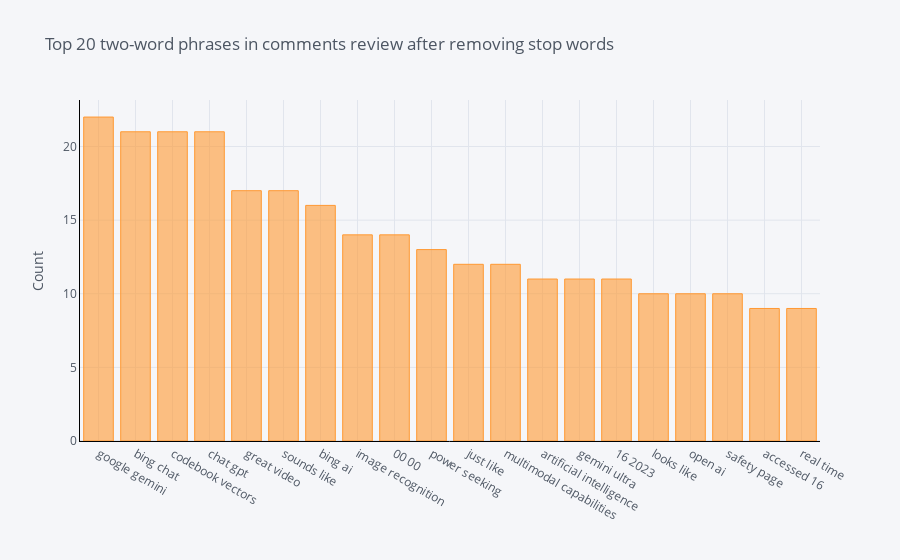
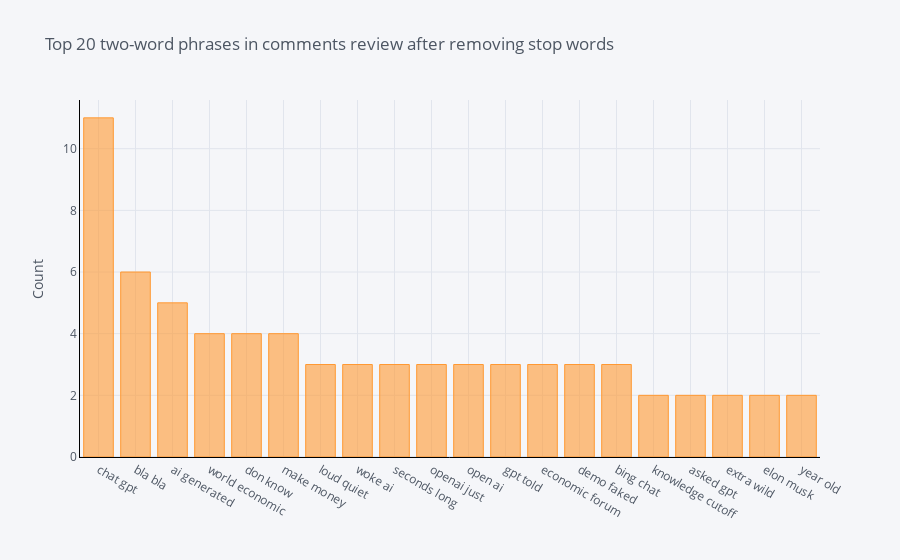

Notebook cell for these charts, in order:
### Code cell
# Bigram

def get_top_n_bigram(corpus, n=None):
        vec = CountVectorizer(ngram_range = (2,2), stop_words = list(stop_words)).fit(corpus)
        bag_of_words = vec.transform(corpus)
        sum_words = bag_of_words.sum(axis=0) 
        words_freq = [(word, sum_words[0, idx]) for word, idx in vec.vocabulary_.items()]
        words_freq =sorted(words_freq, key = lambda x: x[1], reverse=True)
        return words_freq[:n]

print('Bigrams. From top to bottom: positive, neutral and negative sentiments')    
print (' ')
for i in sent_dfs:
    
    common_words = get_top_n_bigram(i['text'], 20)
    for word, freq in common_words:
        print(word, freq)
    df2 = pd.DataFrame(common_words, columns = ['CommentsText' , 'count'])
    df2.groupby('CommentsText').sum()['count'].sort_values(ascending=False).iplot(kind='bar', yTitle='Count', linecolor='black', title='Top 20 two-word phrases in comments review after removing stop words')

### Figure 1 — Plotly figure (JSON) as saved in the notebook; plotly's stock layout.template omitted (floating-point values rounded to 4 significant figures)
{"data": [{"marker": {"color": "rgba(255, 153, 51, 0.6)", "line": {"color": "rgba(255, 153, 51, 1.0)", "width": 1}}, "name": "count", "orientation": "v", "text": "", "type": "bar", "x": ["google gemini", "bing chat", "codebook vectors", "chat gpt", "great video", "sounds like", "bing ai", "image recognition", "00 00", "power seeking", "just like", "multimodal capabilities", "artificial intelligence", "gemini ultra", "16 2023", "looks like", "open ai", "safety page", "accessed 16", "real time"], "y": [22, 21, 21, 21, 17, 17, 16, 14, 14, 13, 12, 12, 11, 11, 11, 10, 10, 10, 9, 9]}], "layout": {"legend": {"bgcolor": "#F5F6F9", "font": {"color": "#4D5663"}}, "paper_bgcolor": "#F5F6F9", "plot_bgcolor": "#F5F6F9", "title": {"font": {"color": "#4D5663"}, "text": "Top 20 two-word phrases in comments review after removing stop words"}, "xaxis": {"gridcolor": "#E1E5ED", "linecolor": "black", "showgrid": true, "tickfont": {"color": "#4D5663"}, "title": {"font": {"color": "#4D5663"}, "text": ""}, "zerolinecolor": "#E1E5ED"}, "yaxis": {"gridcolor": "#E1E5ED", "linecolor": "black", "showgrid": true, "tickfont": {"color": "#4D5663"}, "title": {"font": {"color": "#4D5663"}, "text": "Count"}, "zerolinecolor": "#E1E5ED"}}}

### Figure 2 — Plotly figure (JSON) as saved in the notebook; plotly's stock layout.template omitted (floating-point values rounded to 4 significant figures)
{"data": [{"marker": {"color": "rgba(255, 153, 51, 0.6)", "line": {"color": "rgba(255, 153, 51, 1.0)", "width": 1}}, "name": "count", "orientation": "v", "text": "", "type": "bar", "x": ["chat gpt", "bla bla", "ai generated", "world economic", "don know", "make money", "loud quiet", "woke ai", "seconds long", "openai just", "open ai", "gpt told", "economic forum", "demo faked", "bing chat", "knowledge cutoff", "asked gpt", "extra wild", "elon musk", "year old"], "y": [11, 6, 5, 4, 4, 4, 3, 3, 3, 3, 3, 3, 3, 3, 3, 2, 2, 2, 2, 2]}], "layout": {"legend": {"bgcolor": "#F5F6F9", "font": {"color": "#4D5663"}}, "paper_bgcolor": "#F5F6F9", "plot_bgcolor": "#F5F6F9", "title": {"font": {"color": "#4D5663"}, "text": "Top 20 two-word phrases in comments review after removing stop words"}, "xaxis": {"gridcolor": "#E1E5ED", "linecolor": "black", "showgrid": true, "tickfont": {"color": "#4D5663"}, "title": {"font": {"color": "#4D5663"}, "text": ""}, "zerolinecolor": "#E1E5ED"}, "yaxis": {"gridcolor": "#E1E5ED", "linecolor": "black", "showgrid": true, "tickfont": {"color": "#4D5663"}, "title": {"font": {"color": "#4D5663"}, "text": "Count"}, "zerolinecolor": "#E1E5ED"}}}
